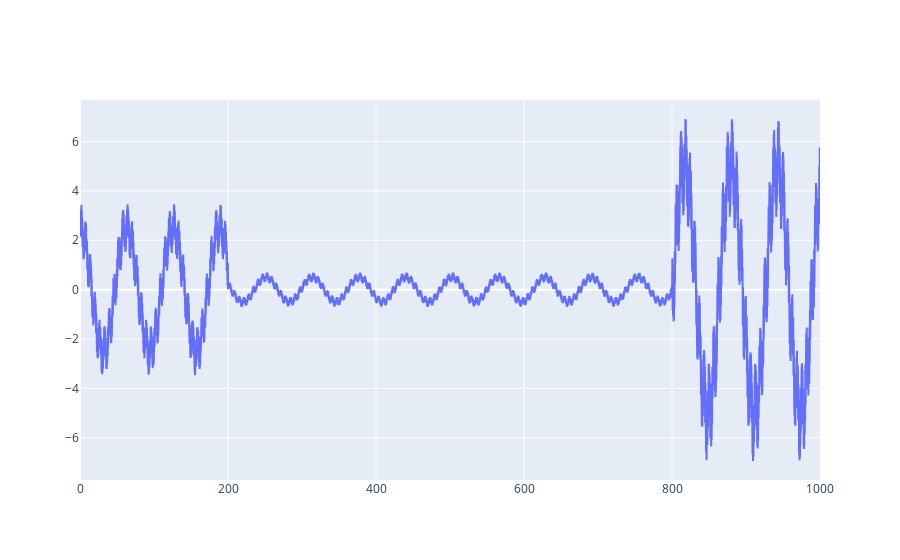

Notebook code cell kept with this figure:
### Code cell
fig = go.Figure()
fig.add_trace(go.Scatter(x=xs, y=ys))
#for i in range (Sigm+1):
#fig.add_trace(go.Scatter(x=xs, y=PLV))
fig.show()

### Figure 1 — Plotly figure (JSON) as saved in the notebook; plotly's stock layout.template omitted (floating-point values rounded to 4 significant figures; data arrays with more than 128 entries replaced by an {"elided": "..."} marker saying what was removed)
{"data": [{"type": "scatter", "x": {"elided": "10000 float values"}, "y": {"elided": "10000 float values"}}], "layout": {}}
